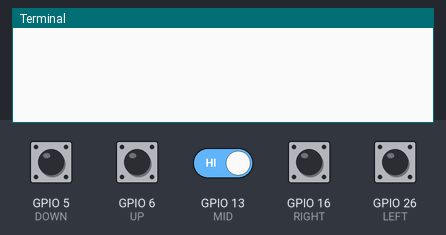
This program was run on a simulated Raspberry Pi (BCM pin numbers). On the bench: the last lines printed to the terminal. The test bench sets the inputs (shaded band); at power-on: GPIO 5 (DOWN), GPIO 6 (UP), GPIO 13 (MID), GPIO 16 (RIGHT), GPIO 26 (LEFT) HIGH.

Above: at 1.2 s.
1.3 s: GPIO 5 (DOWN) pulled LOW for 0.15 s
At 2.2 s:
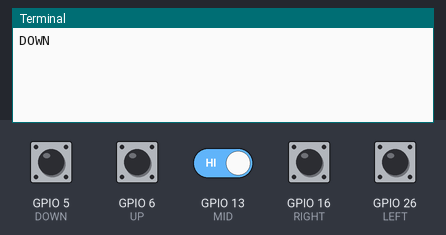
2.9 s: GPIO 6 (UP) pulled LOW for 0.15 s
At 3.4 s:
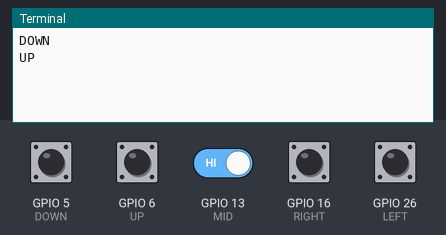
4.5 s: GPIO 13 (MID) driven LOW
At 4.76 s:
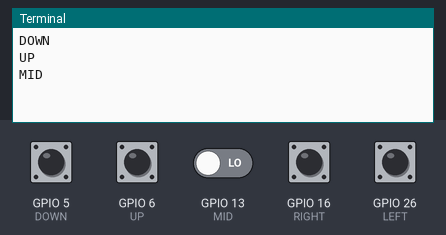
6.0 s: GPIO 16 (RIGHT) pulled LOW for 0.15 s
At 6.36 s:
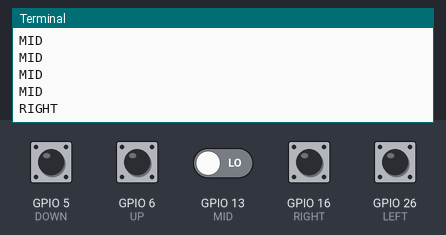
7.6 s: GPIO 26 (LEFT) pulled LOW for 0.15 s
At 7.96 s:
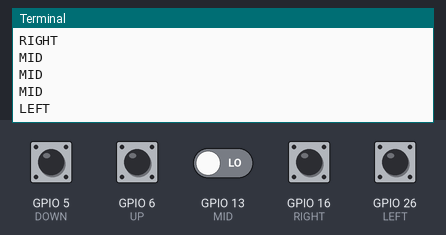

The program:

Joystick.py
```python
import RPi.GPIO as GPIO
import time
GPIO.setwarnings(False)


UP = 6
DOWN = 5
MID = 13
LEFT = 26
RIGHT = 16


GPIO.setmode(GPIO.BCM)       # Use BCM GPIO numbers
GPIO.setup(UP, GPIO.IN)
GPIO.setup(DOWN, GPIO.IN)
GPIO.setup(MID, GPIO.IN)
GPIO.setup(LEFT, GPIO.IN)
GPIO.setup(RIGHT, GPIO.IN)


while True:
    if(not(GPIO.input(UP))):
       print("UP")
       time.sleep(0.4)

    if(not(GPIO.input(DOWN))):
       print("DOWN")
       time.sleep(0.4)

    if(not(GPIO.input(MID))):
       print("MID")
       time.sleep(0.4)

    if(not(GPIO.input(RIGHT))):
       print("RIGHT")
       time.sleep(0.4)

    if(not(GPIO.input(LEFT))):
       print("LEFT")
       time.sleep(0.4)
```

Measured:
- after the input at 1.3 s, the terminal: prints a new line at once (image 1)
- after the input at 2.9 s, the terminal: prints a new line at once (image 2)
- after the input at 4.5 s, the terminal: prints a new line at once (image 3)
- after the input at 6.0 s, the terminal: prints a new line after 0.10 s (image 4)
- after the input at 7.6 s, the terminal: prints a new line after 0.10 s (image 5)
